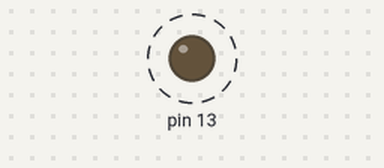
A sketch run on a simulated Arduino Uno, built with avr-gcc and run on an emulated ATmega328P. Parts: output pins drawn as LEDs (lit = HIGH). Dashed ring = blinking.

Above: at 0.3 s.
Timing chart, 0 to 3.0 s (numbered marks = the images above):
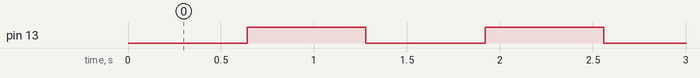

The sketch:

_4_Potenciometro_1.ino
```cpp
void setup () {
  pinMode(13, OUTPUT);

}

void loop(){
  for (int i=0; i<255; i++) {
    analogWrite(13, i);
    delay(5);
  }//for

  for (int i=255; i<0 ; i--) {
    analogWrite(13,i);
    delay(5);
  }//for


}//loop
```

Measured:
- by itself, pin 13: alternates HIGH for 0.64 s and LOW for 0.64 s
